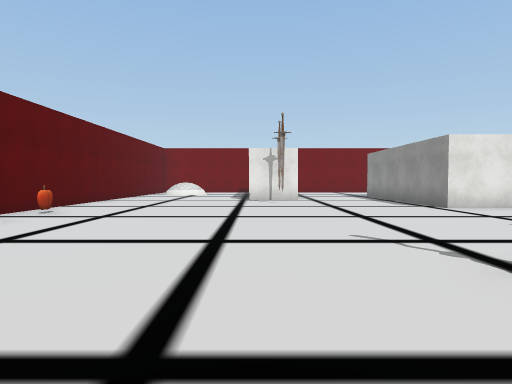
View 1 (above)

24 first-person views from a walk through a Unity game level. The camera is 1.4 m above the floor, tilts 2° down and sees 75° across. The floor is counted in squares, 2 m on a side. Each view is taken from the middle of a square. On the plan, view 1 faces up. The plan holds only what a view shows up to about 10 squares ahead; the rest is blank. The player character is not drawn. Some surface patterns are stand-ins.

View 2
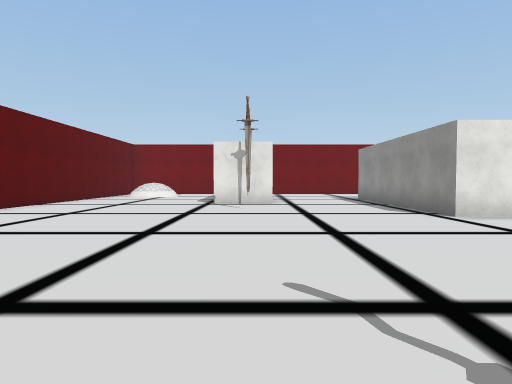

View 3
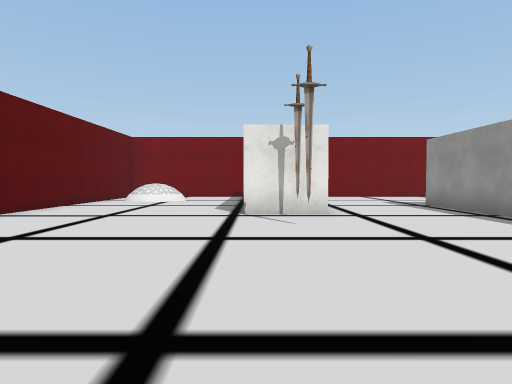

View 4
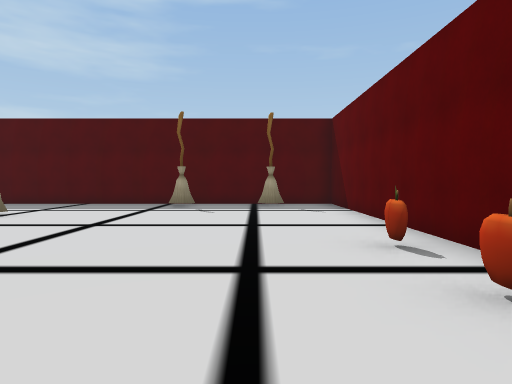

View 5
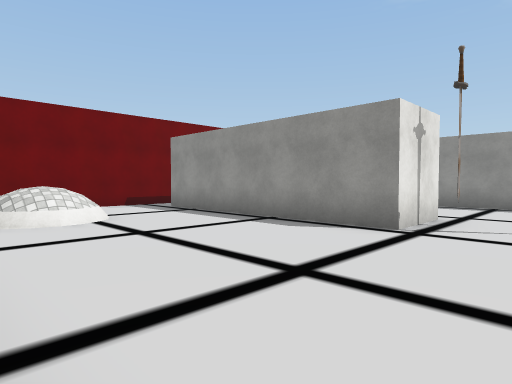

View 6
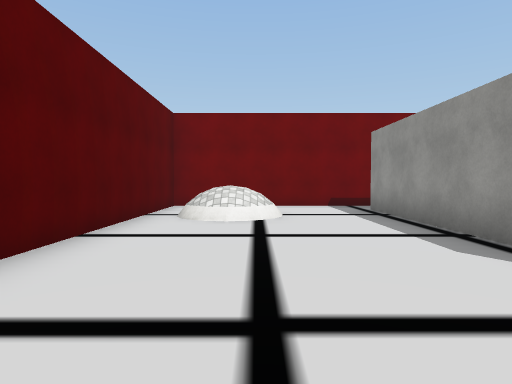

View 7
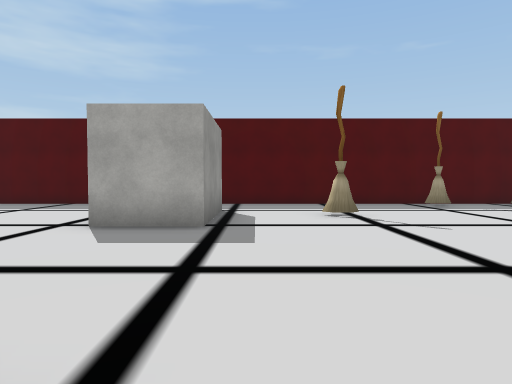

View 8
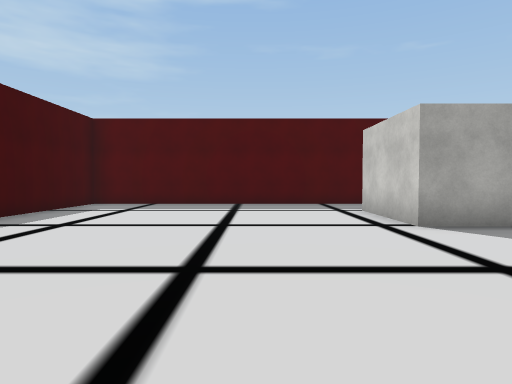

View 9
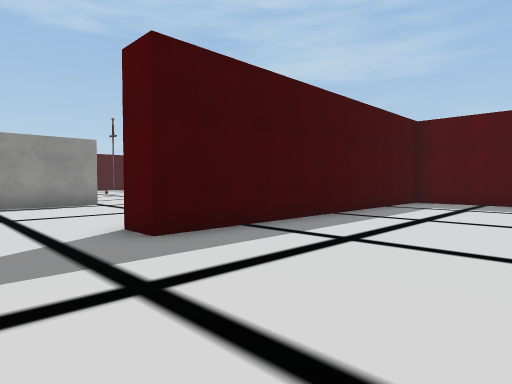

View 10
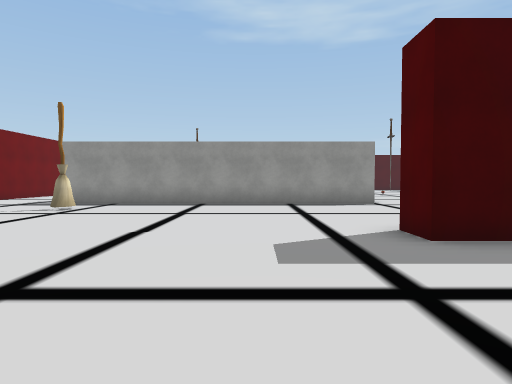

View 11
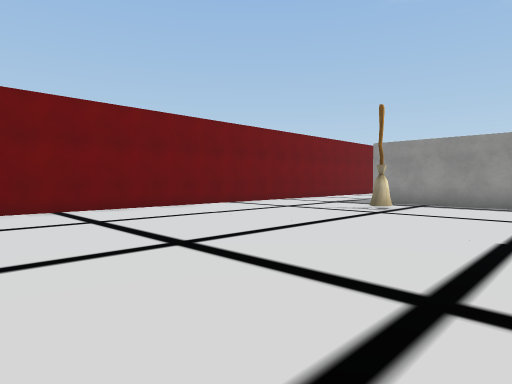

View 12
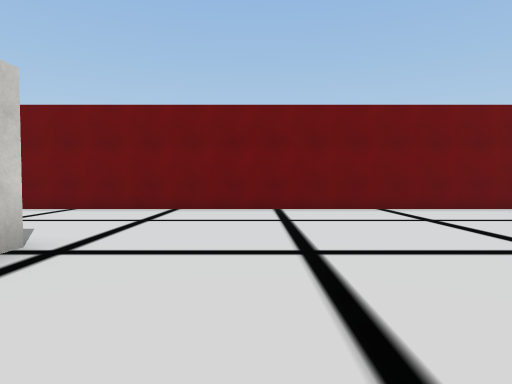

View 13
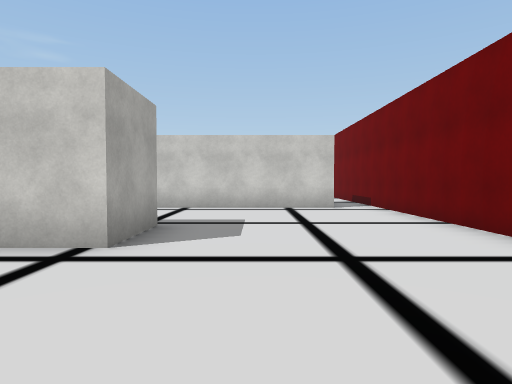

View 14
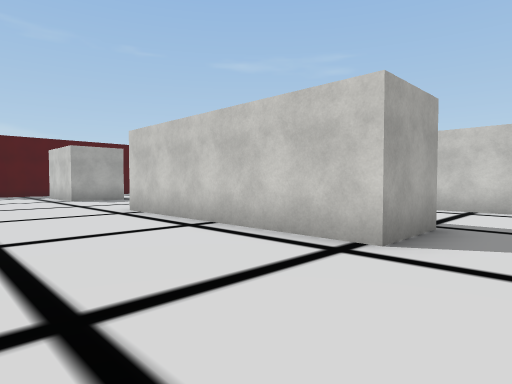

View 15
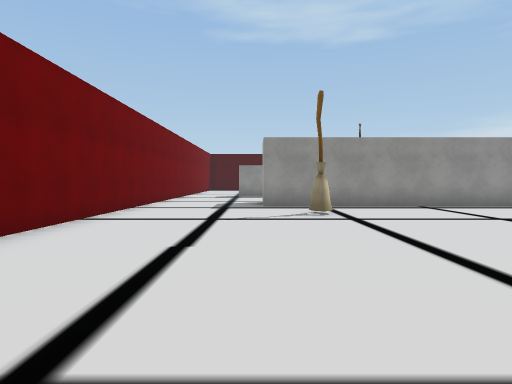

View 16
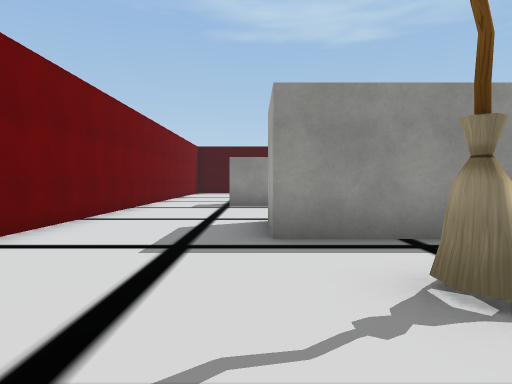

View 17
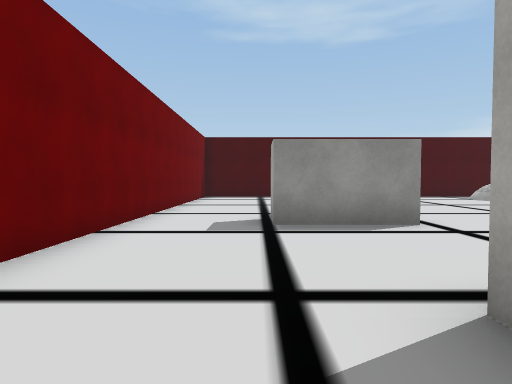

View 18
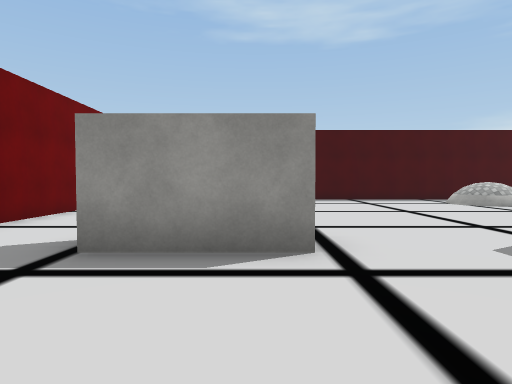

View 19
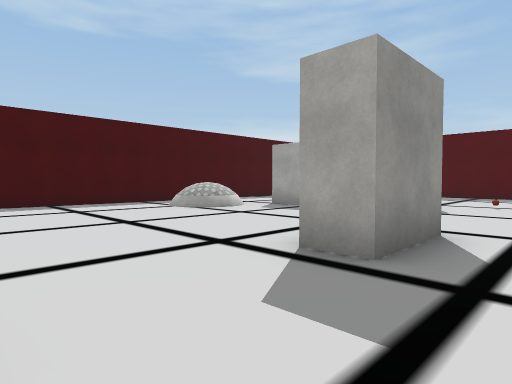

View 20
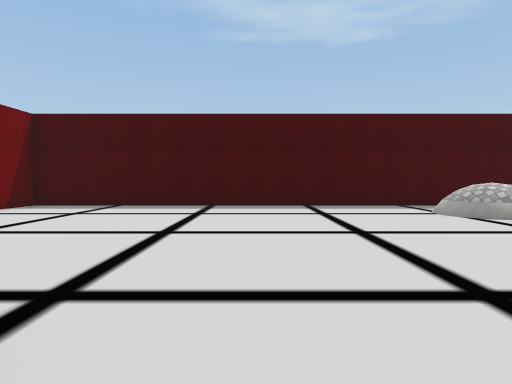

View 21
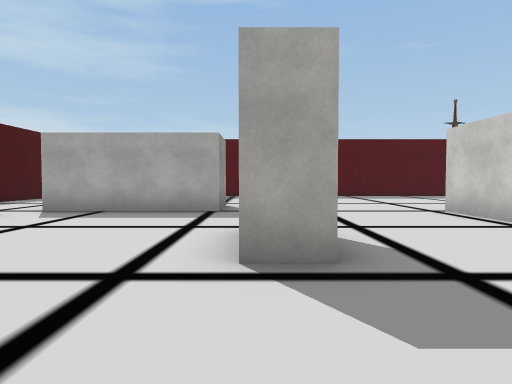

View 22
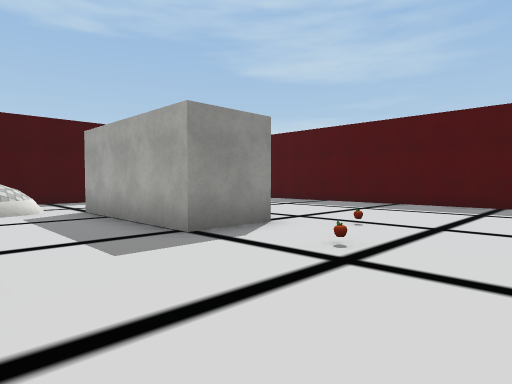

View 23
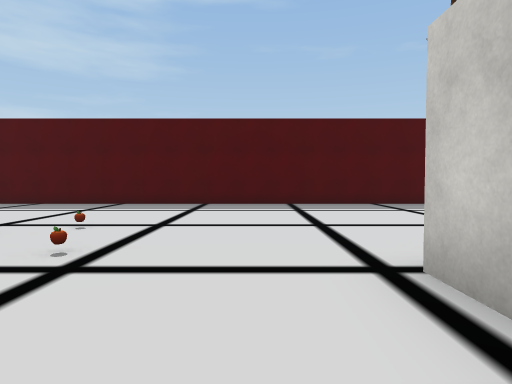

View 24
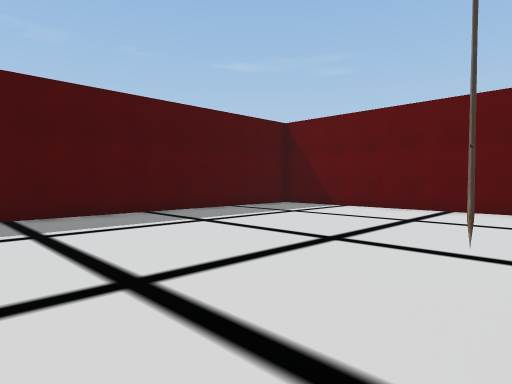

### Floor plan
Points are (right, up) in squares from view 1. A wall is a line through its corners. A room is listed if a view was taken in it or the views show most of it. See-through windows are left out.
Room 1 (views 1, 2, 3, 4, 5, 6, 7, 8, 9, 10, 11, 12, 13, 14, 15, 16, 17, 18, 19, 20, 21, 22, 23, 24)
walls: (14.7, 5) (14.7, 0.1); (20, 6.4) (20, 15.8) (21.8, 15.8); (17.8, 14.8) (18.2, 14.8); (21.7, 8.5) (21.7, 6.5); (6.6, 8.4) (4.8, 8.4) (4.8, 14.5) (6.6, 14.5) (6.6, 8.4); (15.8, -1) (30.8, -1); (25.2, 9.4) (25.2, 11.2) (26.2, 11.2); (25.2, 14.4) (25.2, 16.7) (26, 16.7); (26.8, 4.8) (26.8, 6.5) (30.9, 6.5); (4.8, 1.4) (4.8, 4) (6.6, 4) (6.6, 1.2); (1.6, 11.9) (-0.3, 11.9) (-0.3, 18); (1.5, 18) (1.5, 13.4); (30, 19.2) (-5.3, 19.2) (-5.3, -1) (13.8, -1) (13.8, 8) (14.8, 8); (34.3, 5.9) (34.3, 19.2) (33, 19.2)
objects: apple (-4, 6); apple (-4, 7); sword (1, 10); sword (1, 11); sword (21, 6); apple (25, 6); other object (26, 4)

Where each view was taken, in squares from view 1:
view 1: 0 up, 0 right, facing up
view 2: 2 up, 1 right, facing up
view 3: 5 up, 0 right, facing up
view 4: 9 up, 3 left, facing down
view 5: 10 up, 5 left, facing up-right
view 6: 10 up, 3 left, facing up
view 7: 9 up, 4 right, facing down
view 8: 9 up, 9 right, facing down
view 9: 10 up, 10 right, facing down-right
view 10: 10 up, 10 right, facing right
view 11: 11 up, 10 right, facing up-right
view 12: 11 up, 9 right, facing up
view 13: 16 up, 10 right, facing left
view 14: 16 up, 10 right, facing down-left
view 15: 16 up, 11 right, facing right
view 16: 16 up, 16 right, facing right
view 17: 17 up, 20 right, facing right
view 18: 15 up, 22 right, facing right
view 19: 14 up, 24 right, facing down-right
view 20: 13 up, 25 right, facing right
view 21: 14 up, 26 right, facing down
view 22: 9 up, 23 right, facing down-right
view 23: 9 up, 23 right, facing down
view 24: 6 up, 23 right, facing down-left
